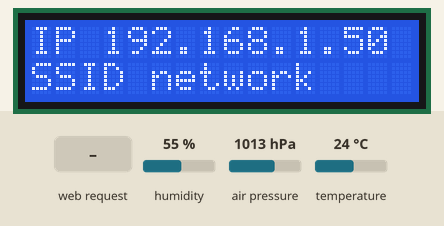
This program was run on a simulated Raspberry Pi Pico running MicroPython. On the bench: 16×2 character LCD. Inputs (shaded band) come from the test bench; at power-on: humidity 55 %, air pressure 1013 hPa, temperature 24 °C. WiFi joins after 1.5 s; the clock reads 2024-03-15 10:24:30 at power-on unless the program sets it; files the program writes start out absent; requests to the public web service named in the program get a made-up reply in its usual format after 0.4 s (London, UTC, broken clouds, 64 % humidity, 1013 hPa unless stated); library files of the repository ran but are not shown: __init__.py, bme280.py, pico_i2c_lcd.py; what the program prints to the serial console is not drawn.

Above: at 3.7 s.
3.8 s: HTTP request GET / received
5.3 s: HTTP request GET /log received
Timing chart, 0 to 8.3 s (numbered marks = the images above; inputs shaded):
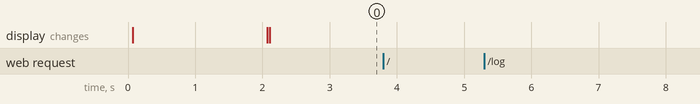

Measured:
- after the input at 3.8 s, every drawn part: stays the same
- after the input at 5.3 s, every drawn part: stays the same

The program:

thp_microdot.py
```python
import machine
from machine import RTC
from machine import I2C
from microdot_asyncio import Microdot
import logging
from WiFi import WiFi
import bme280
from worldtimeapi import get_local_time
from lcd_api import LcdApi
from pico_i2c_lcd import I2cLcd


app = Microdot()


def set_RTC_Time():
    # Set up the real time clock from the World Time API server
    year, month, day, hour, minute, second, dow, doy = get_local_time()
    rtc.datetime((year, month, day, dow, hour, minute, second, 0))
    print("Local Real Time Clock: {0}-{1}-{2} {4}:{5}:{6}".format(*(rtc.datetime())))

def get_RTC_Time():
    t = rtc.datetime()
    s = ["Mon", "Tue", "Wed", "Thu", "Fri", "Sat", "Sun"][t[3]]
    s += " {:04}-{:02}-{:02}".format(t[0], t[1], t[2])
    s += " {:02}:{:02}:{:02}".format(t[4], t[5], t[6])
    return s

@app.route('/')
async def hello(request):
    print(f"{request.client_addr[0]} {request.method} from {request.headers['Host']}{request.path}")
    logger.info(f"{request.client_addr[0]} {request.method} from {request.headers['Host']}{request.path}")
    current_time = get_RTC_Time()
    t, p, h = bme.read_compensated_data()
    temperature = t / 100.  #C
    pressure = p / (256. *100.) * 0.750061  #mmHg
    RH = h / 1024.
    with open('./index.html', 'r') as f:
        content = f.read()
    htmldoc = content.format(current_time, temperature, RH, pressure)
    return htmldoc, 200, {'Content-Type': 'text/html'}


@app.route('/log')
async def log(request):
    print(f"{request.client_addr[0]} {request.method} from {request.headers['Host']}{request.path}")
    logger.info(f"{request.client_addr[0]} {request.method} from {request.headers['Host']}{request.path}")
    filename = './server.log'
    content = ''
    with open(filename, 'r') as f:
        raws = f.readlines()[-25:]
    content = '<br>'.join([raw.strip() for raw in raws])
    prefix = '''
                <!DOCTYPE html>
                <html lang='en'>
                <head>
                <meta charset='utf-8'>
                <title>Async</title>
                </head>
                <body>
                <div>
                <h1>Last N Lines of Log (Max: 25)</h1>
             '''
    suffix = '''
                </div>
                </body>
                </html>
             '''
    htmldoc = prefix + content + suffix
    return htmldoc, 200, {'Content-Type': 'text/html'}


@app.route('/shutdown')
async def shutdown(request):
    logger.info("Server Shutting Down")
    request.app.shutdown()
    return 'The server is shutting down...'


if __name__ == "__main__":
    # Set up logging
    logger = logging.getLogger("Server")
    fmt = "%(asctime)s:%(name)s:%(levelname)s:%(message)s"
    logging.basicConfig(level=logging.INFO,
                        filename="server.log",
                        format=fmt)
    # Initialize LCD display
    lcd_i2c = I2C(1, sda=machine.Pin(2), scl=machine.Pin(3), freq=400000)
    I2C_ADDR     = 0x27
    I2C_NUM_ROWS = 2
    I2C_NUM_COLS = 16
    lcd = I2cLcd(lcd_i2c, I2C_ADDR, I2C_NUM_ROWS, I2C_NUM_COLS)
    # Connect to WiFi and display the server address on the LCD screen
    lcd.clear()
    lcd.putstr("Connecting to WiFi")
    wifi= WiFi()
    wifi.setup()
    ip = wifi.connect()
    lcd.clear()
    lcd.putstr(f"IP {ip}")
    wifi.macaddress()
    essid = wifi.essid()
    lcd.move_to(0, 1)
    lcd.putstr(f"SSID {essid}")
    wifi.channel()
    wifi.txpower()
    # Initialize the BME280 sensor
    i2c = machine.I2C(0, scl=machine.Pin(1), sda=machine.Pin(0))
    bme = bme280.BME280(i2c=i2c, address=0x76)
    # Get the time from the network
    rtc = RTC()
    set_RTC_Time()
    # Start the webserver
    host = '0.0.0.0'
    port = 80
    logger.info(f"Starting Async Server on interface {host}:{port}")
    app.run(host=host, port=port, debug=True)
```

WiFi.py
```python
import network
import ubinascii
import time
from mysecrets import get_credentials
import logging


class WiFi():

    def __init__(self, type=network.STA_IF,
                 country='US', power_save=False):
        self.type = type
        self.country = country
        self.power_save = power_save
        # Configure the logger
        self.logger = logging.getLogger("WiFi")
        fmt = "%(asctime)s:%(name)s:%(levelname)s:%(message)s"
        logging.basicConfig(level=logging.INFO,
                            filename="server.log",
                            format=fmt)

    def setup(self):
        self.wlan = network.WLAN(self.type)
        self.wlan.active(True)
        if not self.power_save:
            # If you need to disable powersaving mode
            self.wlan.config(pm=0xa11140)

    def connect(self):
        # Load login data from different file for safety reasons
        ssid, pw = get_credentials()
        self.wlan.connect(ssid, pw)
        self.logger.info("Connecting to WiFi")
        # Wait for connection with 10 second timeout
        timeout = 10
        while timeout > 0:
            if self.wlan.status() < 0 or self.wlan.status() >= 3:
                break
            timeout -= 1
            print('Waiting for connection...')
            time.sleep(1)

        # Handle connection error
        # Error meanings
        # 0  Link Down
        # 1  Link Join
        # 2  Link NoIp
        # 3  Link Up
        # -1 Link Fail
        # -2 Link NoNet
        # -3 Link BadAuth
        if self.wlan.status() != 3:
            raise RuntimeError('Wi-Fi connection failed')
        else:
            ip, subnet, gateway, dns = self.wlan.ifconfig()
            print(f"ip: {ip}")
            self.logger.info(f"Connected to Network {self.wlan.config('essid')} from ip {ip}")
            return ip

    def macaddress(self):
        # See the MAC address in the wireless chip OTP
        mac = ubinascii.hexlify(network.WLAN().config('mac'), ':').decode()
        print(f"MAC: {mac}")

    def essid(self):
        print(f"Network: {self.wlan.config('essid')}")
        return self.wlan.config('essid')

    def channel(self):
        print(f"Channel: {self.wlan.config('channel')}")

    def txpower(self):
        print(f"TXPower: {self.wlan.config('txpower')}")

if __name__ == "__main__":
    wifi = WiFi()
    wifi.setup()
    wifi.connect()
```

worldtimeapi.py
```python
import urequests as requests
import time


def get_local_time():
    request = requests.get("http://worldtimeapi.org/api/ip")
    unixtime = int(request.json()['unixtime'])
    utc_offset = request.json()['utc_offset']
    utc_offset_numeric = int(utc_offset[0:3])
    #  (year, month, day, hour, minute, second, dow, doy)
    timestamp = time.localtime(unixtime + utc_offset_numeric*60*60)
    print(timestamp)
    return timestamp


if __name__ == '__main__':
    get_local_time()
    
```

mysecrets.py
```python
def get_credentials():
    secrets = {
    'ssid': 'network',
    'pw': 'password'
            }
    return secrets['ssid'], secrets['pw']
```
